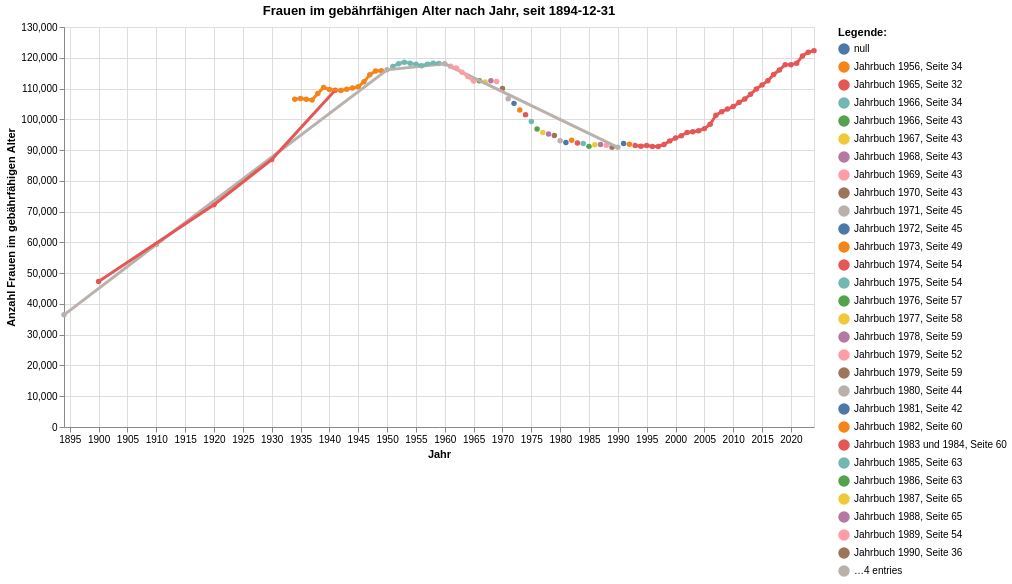

The cell this chart's notebook holds for it:
### Code cell
grafik3 = mypy_dv.plot_altair_multiline_highlight(
    data = myAgg1.reset_index()
    ,x = 'StichtagDatJahr'
    ,y = 'Frauen15bis49_noDM'
    ,x_beschriftung = 'Jahr'
    , y_beschriftung = 'Anzahl Frauen im gebährfähigen Alter'
    ,category = "Datenquelle_Bestand" #Datenquelle_Bestand #oder Datenquelle_Geburten
    ,category_beschriftung= 'Legende:'
    ,warning_status = "ignore" #always or ignore
    ,myTitle="Frauen im gebährfähigen Alter nach Jahr, seit "+data_min_date
)
grafik3

### Figure 1 — Vega-Lite specification as saved in the notebook (floating-point values rounded to 4 significant figures; data arrays with more than 128 entries replaced by an {"elided": "..."} marker saying what was removed)
{"config": {"view": {"continuousWidth": 300, "continuousHeight": 300}}, "layer": [{"mark": {"type": "circle"}, "encoding": {"color": {"field": "Datenquelle_Bestand", "legend": {"orient": "right", "title": "Legende:"}, "type": "nominal"}, "opacity": {"value": 1.3}, "tooltip": [{"field": "StichtagDatJahr", "type": "temporal"}, {"field": "Datenquelle_Bestand", "type": "nominal"}, {"field": "Frauen15bis49_noDM", "type": "quantitative"}], "x": {"axis": {"title": "Jahr"}, "field": "StichtagDatJahr", "type": "temporal"}, "y": {"axis": {"title": "Anzahl Frauen im gebährfähigen Alter"}, "field": "Frauen15bis49_noDM", "type": "quantitative"}}, "name": "view_20", "title": "Frauen im gebährfähigen Alter nach Jahr, seit 1894-12-31"}, {"mark": {"type": "line"}, "encoding": {"color": {"field": "Datenquelle_Bestand", "legend": {"orient": "right", "title": "Legende:"}, "type": "nominal"}, "size": {"condition": {"test": {"not": {"param": "param_20"}}, "value": 1.2}, "value": 3}, "tooltip": [{"field": "StichtagDatJahr", "type": "temporal"}, {"field": "Datenquelle_Bestand", "type": "nominal"}, {"field": "Frauen15bis49_noDM", "type": "quantitative"}], "x": {"axis": {"title": "Jahr"}, "field": "StichtagDatJahr", "type": "temporal"}, "y": {"axis": {"title": "Anzahl Frauen im gebährfähigen Alter"}, "field": "Frauen15bis49_noDM", "type": "quantitative"}}, "title": "Frauen im gebährfähigen Alter nach Jahr, seit 1894-12-31"}], "data": {"name": "data-bceb28b71a22f5a3a108937f86c98c5a"}, "height": 400, "params": [{"name": "param_20", "select": {"type": "point", "fields": ["Datenquelle_Bestand"], "nearest": true, "on": "pointerover"}, "views": ["view_20"]}], "width": 750, "$schema": "https://vega.github.io/schema/vega-lite/v5.8.0.json", "datasets": {"data-bceb28b71a22f5a3a108937f86c98c5a": {"elided": "131 records"}}}
